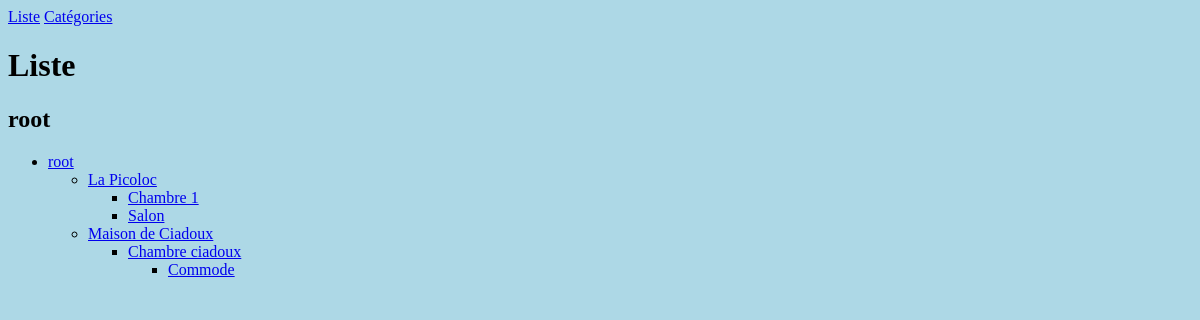
/liste/, run on an earlier commit of the app's database.
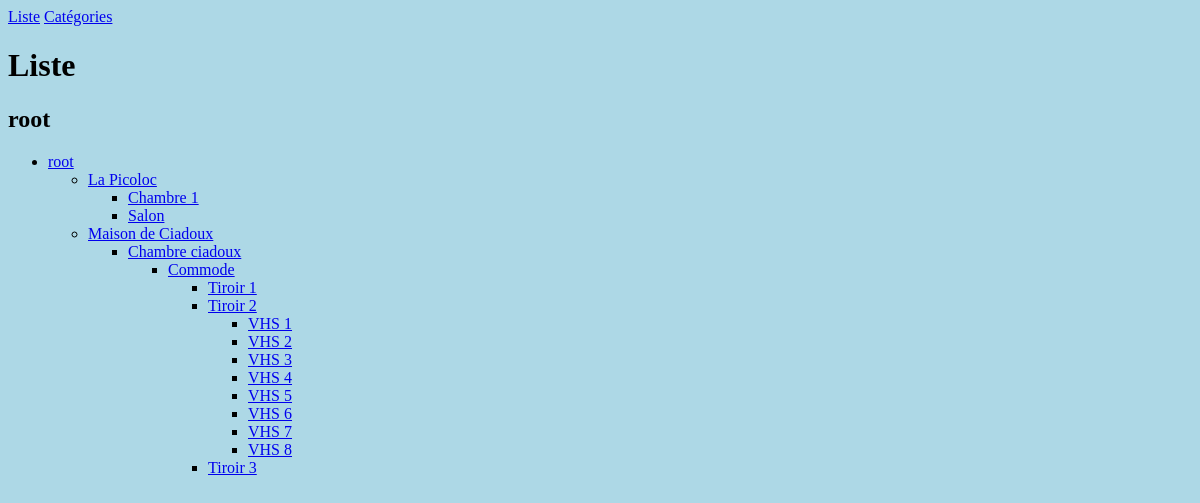
And on a later commit of the database.
### inventaire/models.py (models this page shows, shortened)
class Conteneur(models.Model):
    name = models.fields.CharField(max_length=100)
    categorie = models.ForeignKey('Categorie',
                                  null=True,
                                  blank=True,
                                  on_delete=models.SET_NULL,
                                  related_name='conteneur')
    parent = models.ForeignKey('self',
                               null=True,
                               blank=True,
                               default=None,
                               on_delete=models.SET_DEFAULT,
                               related_name='child')
    def get_child(self):
        return self.child.all()

### inventaire/views.py (the view)
# urls.py: path('liste/', views.liste, name='liste-tree'),
def liste(request):
    conteneurs = Conteneur.objects.all()
    conteneurs = conteneurs[0]  # root
    return render(request,
                  'liste/liste.html',
                  {'conteneurs': conteneurs})

### inventaire/templates/liste/liste.html
{% extends 'inventaire/base.html' %}
{% block content %}
<h1>Liste</h1>
<h2>{{ conteneurs.name }}</h2>
<ul>
    {% if conteneurs.get_child %}
        {% include 'liste/tree_view.html' %}
    {% endif %}
</ul>
{% endblock %}

### inventaire/templates/inventaire/base.html (shortened to what this page needs)
{% load static %}
<html>
    <head>
        <link rel="stylesheet" href="{% static 'inventaire/styles.css' %}" />
    </head>
    <body>
    <nav>
        <a href="{% url 'liste-tree' %}">Liste</a>
        <a href="{% url 'categorie-list' %}">Catégories</a>
    </nav>
        {% block content %}{% endblock %}
    </body>
</html>

### inventaire/templates/liste/tree_view.html
<li>
    <a href="{% url 'conteneur-detail' conteneurs.id %}">{{ conteneurs.name }}</a>
    {% if conteneurs.get_child %}
        <ul>
            {% for child in conteneurs.get_child %}
                {% with conteneurs=child template_name='liste/tree_view.html' %}
                    {% include template_name %}
                {% endwith %}
            {% endfor %}
        </ul>
    {% endif %}
</li>

### inventaire/static/inventaire/styles.css (style rules this page uses)
body { background-color: lightblue; }

What changed in the data, as far as the page shows it:
added Conteneur: name "Tiroir 1", shown under "Commode"
added Conteneur: name "Tiroir 2", shown under "Commode"
added Conteneur: name "VHS 1", shown under "Tiroir 2"
added Conteneur: name "VHS 2", shown under "Tiroir 2"
added Conteneur: name "VHS 3", shown under "Tiroir 2"
added Conteneur: name "VHS 4", shown under "Tiroir 2"
added Conteneur: name "VHS 5", shown under "Tiroir 2"
added Conteneur: name "VHS 6", shown under "Tiroir 2"
added Conteneur: name "VHS 7", shown under "Tiroir 2"
added Conteneur: name "VHS 8", shown under "Tiroir 2"
added Conteneur: name "Tiroir 3", shown under "Commode"
